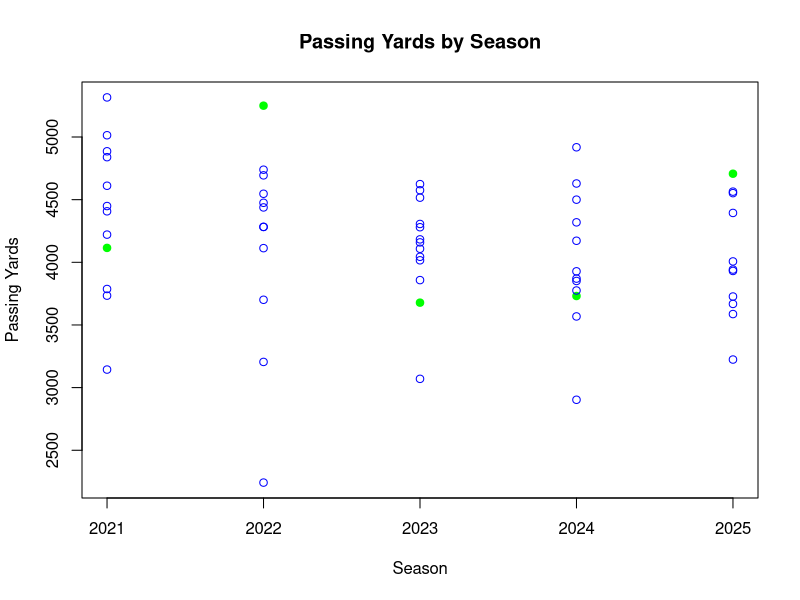
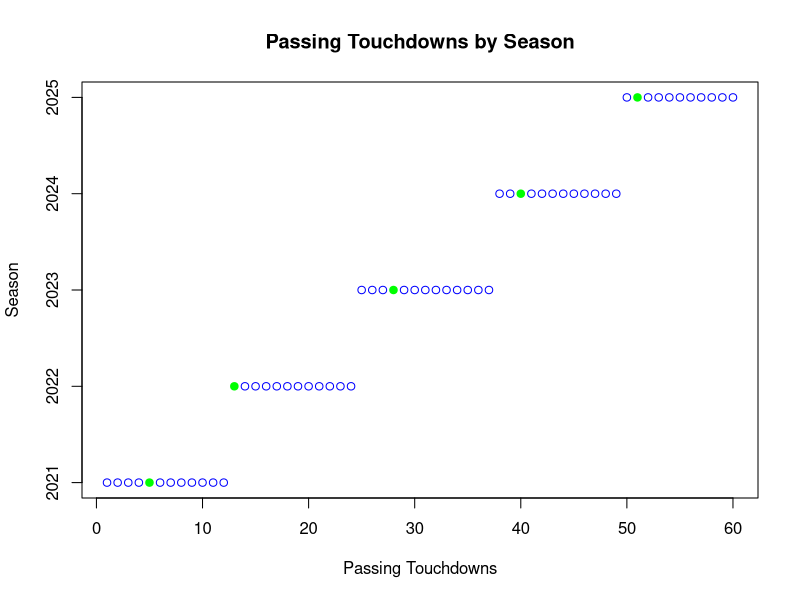
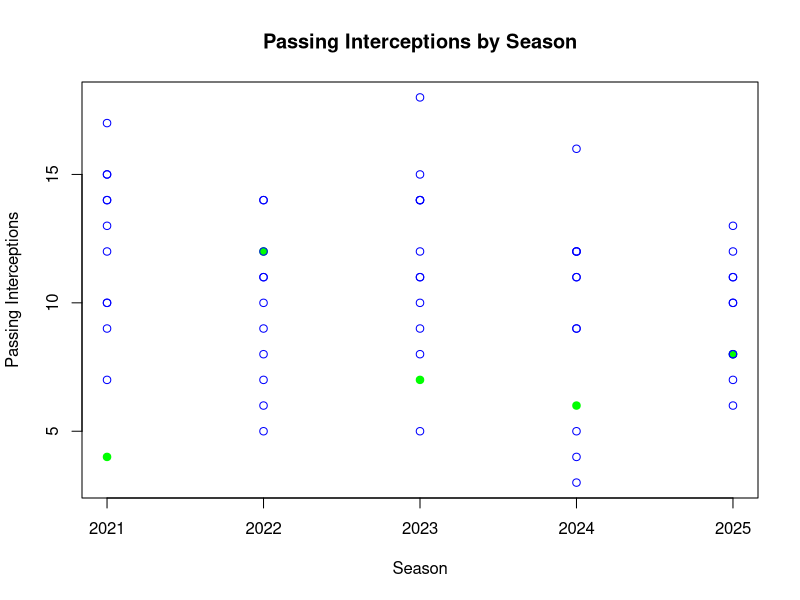
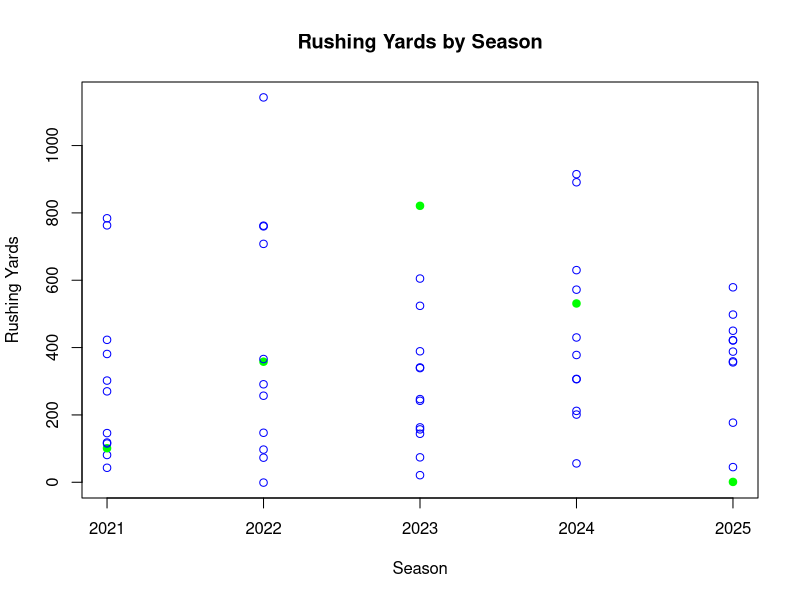

Write the R code that produced these figures, in order.
## ---- chunk 1
nfl_data <- read.csv("candidates_21-25.csv")
mvp_color <- ifelse(nfl_data$mvp == 1, "green", "blue")
mvp_pch <- ifelse(nfl_data$mvp ==1, 19, 1)
plot(nfl_data$season, nfl_data$pass_yds, xlab = "Season", ylab = "Passing Yards", main = "Passing Yards by Season", col = mvp_color, pch = mvp_pch)

## ---- chunk 2
nfl_data <- read.csv("candidates_21-25.csv")
mvp_color <- ifelse(nfl_data$mvp == 1, "green", "blue")
mvp_pch <- ifelse(nfl_data$mvp ==1, 19, 1)
plot(nfl_data$season, nfl_data$pass_tds, xlab = "Passing Touchdowns", ylab = "Season", main = "Passing Touchdowns by Season", col = mvp_color, pch = mvp_pch)

## ---- chunk 3
nfl_data <- read.csv("candidates_21-25.csv")
mvp_color <- ifelse(nfl_data$mvp == 1, "green", "blue")
mvp_pch <- ifelse(nfl_data$mvp ==1, 19, 1)
plot(nfl_data$season, nfl_data$pass_int, xlab = "Season", ylab = "Passing Interceptions", main = "Passing Interceptions by Season", col = mvp_color, pch = mvp_pch)

## ---- chunk 4
nfl_data <- read.csv("candidates_21-25.csv")
mvp_color <- ifelse(nfl_data$mvp == 1, "green", "blue")
mvp_pch <- ifelse(nfl_data$mvp ==1, 19, 1)
plot(nfl_data$season, nfl_data$rush_yds, xlab = "Season", ylab = "Rushing Yards", main = "Rushing Yards by Season", col = mvp_color, pch = mvp_pch)
